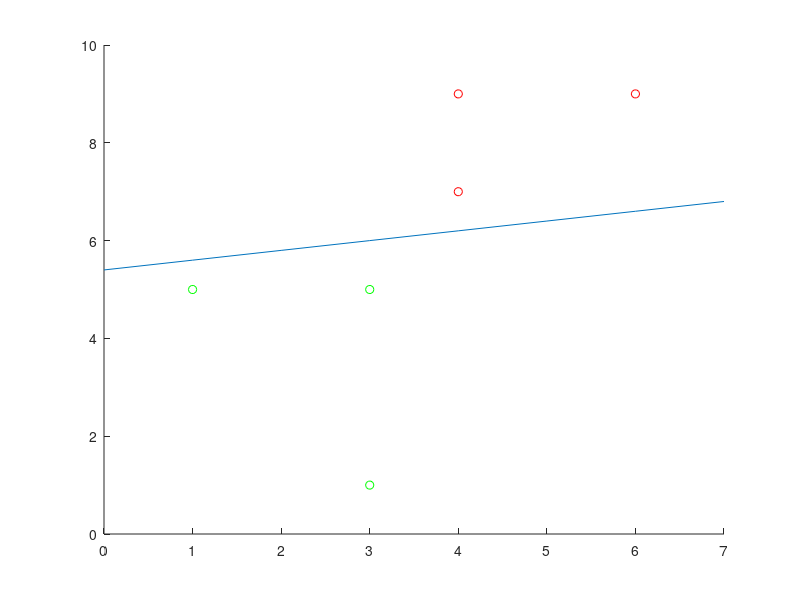

The MATLAB source for this figure:
x=[ 1,5,1;
    3,5,1;
    4,7,1;
    4,9,1;
    6,9,1;
    3,1,1
   ];
y=[-1;-1;1;1;1;-1];
w=zeros(50,3);
normk=zeros(50,1);
normk(1,:)=1;
k=1;
flag=0;

gama= 5/sqrt(20);
beta=0.5;
BetaGama= gama*beta;
for m=1:100
    j=1;
    for i=1:6
        Check(k)=y(i)*(sum(w(k,:).*x(i,:)))/normk(k);
        if(y(i)*(sum(w(k,:).*x(i,:))/normk(k))<=BetaGama)
            j=j+1;
            w(k+1,:)=w(k,:)+y(i)*x(i,:);
            normk(k+1)=sqrt(sum((w(k+1,1:2)).^2,2));
            k=k+1;
        end
    end
    if(j==1) 
        break;
    end
    
end

Yaxis=1:10;
scatter(x([3,4,5],1),x([3,4,5],2),'r');
hold on;
scatter(x([1,2,6],1),x([1,2,6],2),'g');
hold on;
Xaxis=0:7;
Yaxis=(-w(k,1)*Xaxis-w(k,3))/w(k,2);
plot(Xaxis,Yaxis);


